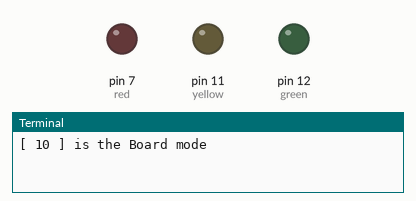
The program below on a simulated Raspberry Pi (header pin numbers). Shown: output pins drawn as LEDs (lit = HIGH), the last lines printed to the terminal.

Above: at 0.1 s.
At 2.1 s:
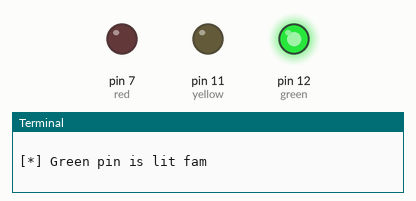
At 122.1 s:
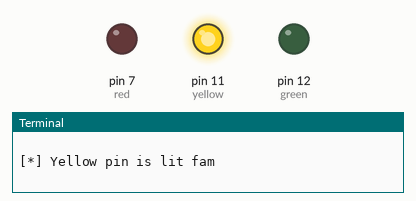
Timing chart, 0 to 123.6 s (numbered marks = the images above):
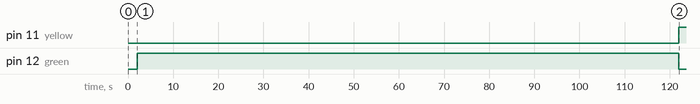

Measured:
- by itself, pin 11 (yellow): LOW → HIGH at 122 s
- by itself, pin 12 (green): LOW → HIGH at 2.0 s, → LOW 120 s later

The program:

traffic_lights.py
```python
#
#   My Python program to act as a set of trafficlights.
#   Could use actual light timings, but it is new. :)
#

import RPi.GPIO as GPIO
import time
import sys
from colorama import Fore, Back, Style

# Initializing the pins
red = 7
yellow = 11
green = 12
GPIO.setmode(GPIO.BOARD)
GPIO.setup(7, GPIO.OUT)
GPIO.setup(11, GPIO.OUT)
GPIO.setup(12, GPIO.OUT)


# Green light duration
def green_led(g):
    print(Fore.GREEN + '\n[*] Green pin is lit fam\n')
    GPIO.output(green, GPIO.HIGH)
    time.sleep(120)
    GPIO.output(green, GPIO.LOW)
    print '\n[*] Green pin is dead yo\n'
    print(Style.RESET_ALL)
    return

# Yellow light duration
def yellow_led(y):
    print(Fore.YELLOW + '\n[*] Yellow pin is lit fam\n')
    GPIO.output(yellow, GPIO.HIGH)
    time.sleep(8)
    GPIO.output(yellow, GPIO.LOW)
    print '\n[*] Yellow pin is dead yo\n'
    print(Style.RESET_ALL)
    return

# Red light duration
def red_led(r):
    print(Fore.RED + '\n[*] Red pin is lit fam\n')
    GPIO.output(red, GPIO.HIGH)
    time.sleep(120)
    GPIO.output(red, GPIO.LOW)
    print '\n[*] Red pin is dead yo\n'
    print(Style.RESET_ALL)
    return

# Main Logic
def main():
    mode = GPIO.getmode()
    print '[', mode, '] is the Board mode\n'
    time.sleep(2)
    print '\n#######################'
    print '# Traffic has started #'
    print '#######################\n'

    # Loop for a really long time.
    #for i in range(0, 999999):
    while True:
        green_led(red)
        yellow_led(yellow)
        red_led(green)
    GPIO.cleanup(red)
    GPIO.cleanup(yellow)
    GPIO.cleanup(green)


if __name__ == "__main__":
    # A fun keyboard interrupt complete
    # with a nice message
    try:
        main()
    except KeyboardInterrupt:
        print '\n######################'
        print '# Killed by keyboard #'
        print '######################\n'
        GPIO.cleanup(red)
        GPIO.cleanup(yellow)
        GPIO.cleanup(green)
        sys.exit(1)
```
